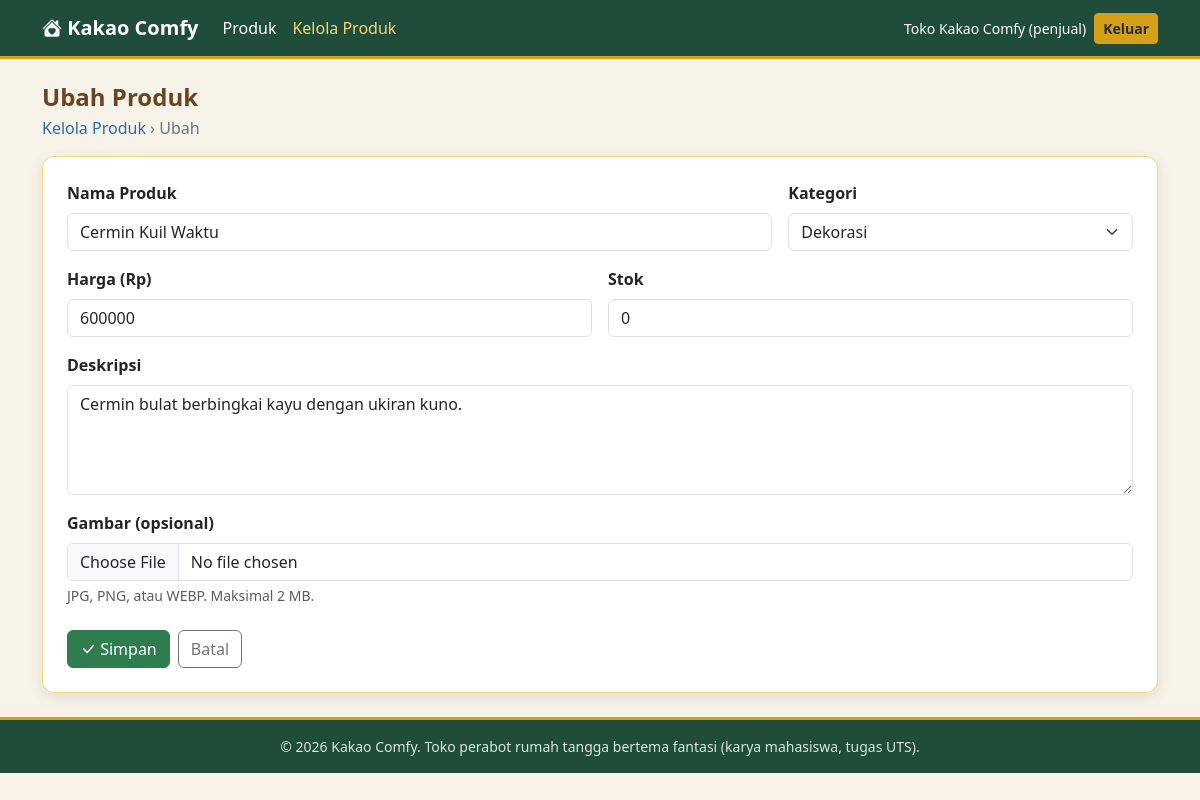
/pages/produk_edit.php?id=8 (signed in), run on the app's committed database.
### tables this page shows
CREATE TABLE produk (
  id_produk INT AUTO_INCREMENT PRIMARY KEY,
  id_kategori INT NOT NULL,
  id_penjual INT NOT NULL,
  nama_produk VARCHAR(150) NOT NULL,
  deskripsi TEXT,
  harga DECIMAL(12,0) NOT NULL,
  stok INT NOT NULL DEFAULT 0,
  gambar VARCHAR(255) NULL,
  created_at TIMESTAMP DEFAULT CURRENT_TIMESTAMP,
  FOREIGN KEY (id_kategori) REFERENCES kategori(id_kategori),
  FOREIGN KEY (id_penjual) REFERENCES users(id_user)
);

CREATE TABLE kategori (
  id_kategori INT AUTO_INCREMENT PRIMARY KEY,
  nama_kategori VARCHAR(100) NOT NULL UNIQUE
);

### includes/helper.php (called while the page is built, shortened)
<?php
function e($t) {
    return htmlspecialchars((string)$t, ENT_QUOTES, 'UTF-8');
}

### includes/produk_helper.php (called while the page is built, shortened)
<?php
function daftar_kategori(mysqli $koneksi): array {
    return mysqli_fetch_all(
        mysqli_query($koneksi, "SELECT id_kategori, nama_kategori FROM kategori ORDER BY nama_kategori"),
        MYSQLI_ASSOC);
}

### includes/produk_form.php (the view, shortened to what this page needs)
<form method="post" enctype="multipart/form-data" autocomplete="off">
  <div class="row g-3">
    <div class="col-md-8">
      <label class="form-label fw-semibold">Nama Produk</label>
      <input type="text" name="nama_produk" class="form-control" maxlength="150" required
             value="<?= e($d['nama_produk']) ?>">
    </div>
    <div class="col-md-4">
      <label class="form-label fw-semibold">Kategori</label>
      <select name="id_kategori" class="form-select" required>
        <?php foreach ($listKategori as $k): ?>
          <option value="<?= (int)$k['id_kategori'] ?>"
            <?= (int)$d['id_kategori'] === (int)$k['id_kategori'] ? 'selected' : '' ?>>
            <?= e($k['nama_kategori']) ?></option>
        <?php endforeach; ?>
      </select>
    </div>
    <div class="col-md-6">
      <label class="form-label fw-semibold">Harga (Rp)</label>
      <input type="number" name="harga" class="form-control" min="1" required value="<?= e($d['harga']) ?>">
    </div>
    <div class="col-md-6">
      <label class="form-label fw-semibold">Stok</label>
      <input type="number" name="stok" class="form-control" min="0" required value="<?= e($d['stok']) ?>">
    </div>
    <div class="col-12">
      <label class="form-label fw-semibold">Deskripsi</label>
      <textarea name="deskripsi" class="form-control" rows="4" maxlength="2000"><?= e($d['deskripsi']) ?></textarea>
    </div>
    <div class="col-12">
      <label class="form-label fw-semibold">Gambar (opsional)</label>
      <input type="file" name="gambar" class="form-control" accept=".jpg,.jpeg,.png,.webp">
      <div class="form-text">JPG, PNG, atau WEBP. Maksimal 2 MB.</div>
    </div>
  </div>
  <div class="d-flex gap-2 mt-4">
    <button type="submit" class="btn btn-hijau"><i class="bi bi-check-lg"></i> Simpan</button>
    <a href="<?= BASE_URL ?>/pages/produk_kelola.php" class="btn btn-outline-secondary">Batal</a>
  </div>
</form>

### assets/css/style.css (style rules this page uses)
:root { --hijau-tua: #1f4d3a; --hijau: #2f7d4f; --biru: #2b6cb0; --emas: #d4a017; --emas-muda: #f3d77a; --coklat: #6b4423; --krem: #f7f3e8; }
body { background: var(--krem); color: #2b2b2b; font-family: "Segoe UI", system-ui, sans-serif; }
a { color: var(--biru); }
.btn-hijau { background: var(--hijau); border-color: var(--hijau); color: #fff; }

### data on the page
produk: nama_produk "Cermin Kuil Waktu", id_kategori "Dekorasi", harga "600000", stok "0", deskripsi "Cermin bulat berbingkai kayu dengan ukiran kuno."

### other printed values
$_SESSION['nama'] "Toko Kakao Comfy"
$role "penjual"
